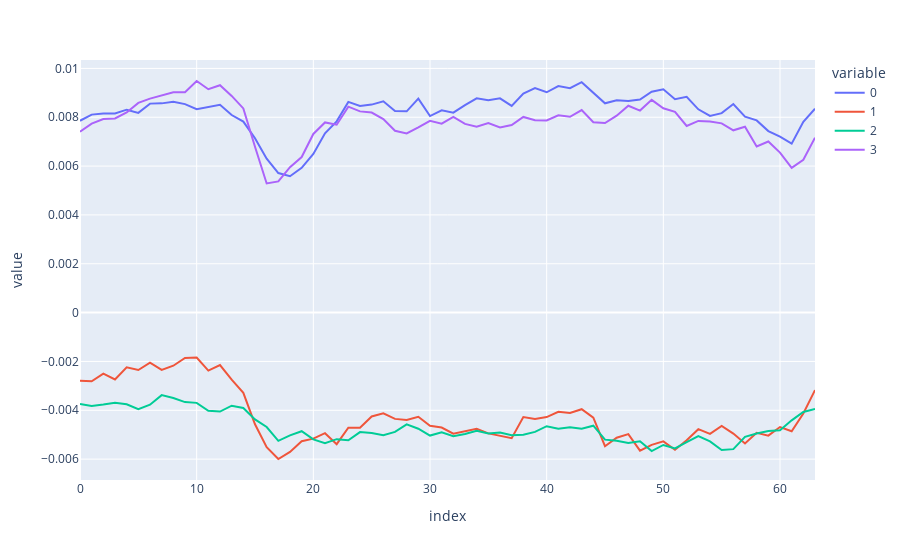

Notebook code for this chart:
### Code cell
px.line(model(_x.to('cuda')).detach().cpu())
